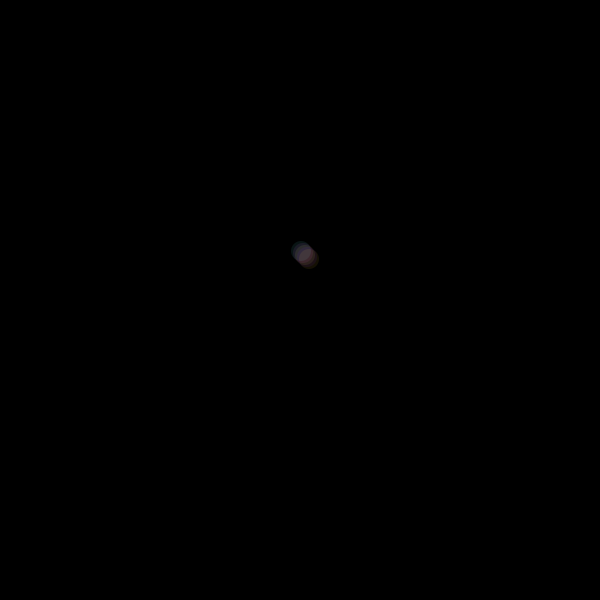
Frame 1 (no input)
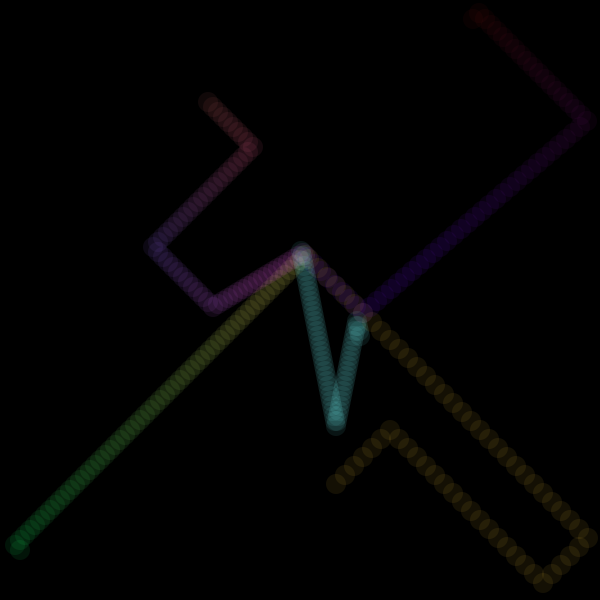
Frame 60 (the mouse pressed at the canvas centre just before this capture)
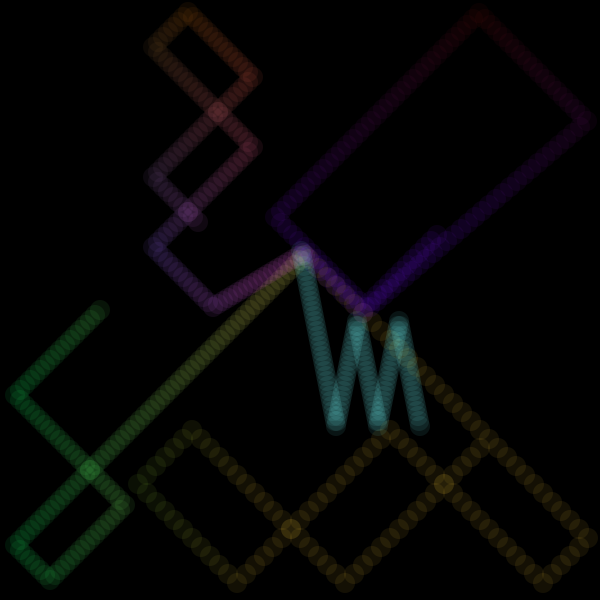
Frame 120 (the mouse held since frame 60 and released just before this capture)

The Processing sketch that drew these frames (run headless with seeded random() and noise(); from frame 60 on, the mouse is pressed at the canvas centre):

// Processing sketch: processing_50684
// ── processing_50684.pde

//Elizabeth Ibarra
//Homework 2
//www.learningprocessing.com & processing.org


int x ;
int y ;
int speedx;
int speedy;
int x2 ;
int y2 ;
int speedx2 ;
int speedy2 ;
int x3;
int y3;
int speedx3;
int speedy3;
int x4;
int y4;
int speedx4;
int speedy4;
int x5;
int y5;
int speedx5;
int speedy5;


void setup() {
  size(600,600);
  smooth();
  background(0);
  x = 300;
  y = 250;
  speedx=5;
  speedy=5;
  
  //ball2
  x2 = 300;
  y2 = 250;
  speedx2=3;
  speedy2=3;
  
  //ball3
  x3 = 300;
  y3 = 250;
  speedx3 = 1;
  speedy3 = 1;
  
  //ball4
  x4 = 300;
  y4 = 250;
  speedx4 = 7;
  speedy4 = 7;
  
  //ball5
  x5 = 300;
  y5 = 250;
  speedx5 = 9;
  speedy5 = 9;
}

void draw(){



//first cube

x+=speedx;
y+=speedy;

//ball1
if (y>579){
  speedy=-5;
}

if (y<15){
  speedy=5;
}

if(x>120){
  speedx=-5;
}
if(x<17){
  speedx=5;
}

noStroke();
fill(x,y+4,100,20);
ellipse(x,y,20,20);



//2
x2+=speedx2;
y2+=speedy2;

//ball2
if (y2>306){
  speedy2=-5;
}

if (y2<15){
  speedy2=5;
}

if(x2>249){
  speedx2=-5;
}
if(x2<156){
  speedx2=5;
}

noStroke();
fill(x2,100,y2,20);
ellipse(x2,y2,20,20);

//ball3

x3+=speedx3;
y3+=speedy3;


if (y3>423){
  speedy3=-5;
}

if (y3<323){
  speedy3=5;
}

if(x3>580){
  speedx3=-5;
}
if(x3<156){
  speedx3=5;
}

noStroke();
fill(120,x3,y3,20);
ellipse(x3,y3,20,20);

//ball4

x4+=speedx4;
y4+=speedy4;


if (y4>306){
  speedy4=-6;
}

if (y4<15){
  speedy4=6;
}

if(x4>580){
  speedx4=-6;
}
if(x4<280){
  speedx4=6;
}

noStroke();
fill(120,13,y4,20);
ellipse(x4,y4,20,20);


//ball5

x5+=speedx5;
y5+=speedy5;


if (y5>579){
  speedy5=-9;
}

if (y5<439){
  speedy5=9;
}

if(x5>580){
  speedx5=-9;
}
if(x5<139){
  speedx5=9;
}

noStroke();
fill(x5,200,45,20);
ellipse(x5,y5,20,20);


}
